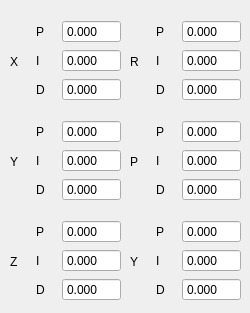
   <widget class="QWidget" name="pos_tab">
    <attribute name="title">
     <string>Tab 1</string>
    </attribute>
    <widget class="QWidget" name="formLayoutWidget_30">
     <property name="geometry">
      <rect>
       <x>10</x>
       <y>120</y>
       <width>111</width>
       <height>84</height>
      </rect>
     </property>
     <layout class="QFormLayout" name="formLayout_32">
      <item row="0" column="1">
       <layout class="QGridLayout" name="gridLayout_47">
        <item row="0" column="1">
         <widget class="QDoubleSpinBox" name="y_pos_p">
          <property name="sizePolicy">
           <sizepolicy hsizetype="Fixed" vsizetype="Fixed">
            <horstretch>0</horstretch>
            <verstretch>0</verstretch>
           </sizepolicy>
          </property>
          <property name="readOnly">
           <bool>true</bool>
          </property>
          <property name="buttonSymbols">
           <enum>QAbstractSpinBox::NoButtons</enum>
          </property>
          <property name="decimals">
           <number>3</number>
          </property>
          <property name="minimum">
           <double>-100.000000000000000</double>
          </property>
          <property name="maximum">
           <double>100.000000000000000</double>
          </property>
         </widget>
        </item>
        <item row="1" column="0">
         <widget class="QLabel" name="label_103">
          <property name="sizePolicy">
           <sizepolicy hsizetype="Minimum" vsizetype="Preferred">
            <horstretch>0</horstretch>
            <verstretch>0</verstretch>
           </sizepolicy>
          </property>
          <property name="text">
           <string>I</string>
          </property>
         </widget>
        </item>
        <item row="0" column="0">
         <widget class="QLabel" name="x_pose_pid_label_34">
          <property name="sizePolicy">
           <sizepolicy hsizetype="Minimum" vsizetype="Preferred">
            <horstretch>0</horstretch>
            <verstretch>0</verstretch>
           </sizepolicy>
          </property>
          <property name="text">
           <string>P</string>
          </property>
         </widget>
        </item>
        <item row="2" column="0">
         <widget class="QLabel" name="label_104">
          <property name="text">
           <string>D</string>
          </property>
         </widget>
        </item>
        <item row="1" column="1">
         <widget class="QDoubleSpinBox" name="y_pos_i">
          <property name="sizePolicy">
           <sizepolicy hsizetype="Fixed" vsizetype="Fixed">
            <horstretch>0</horstretch>
            <verstretch>0</verstretch>
           </sizepolicy>
          </property>
          <property name="readOnly">
           <bool>true</bool>
          </property>
          <property name="buttonSymbols">
           <enum>QAbstractSpinBox::NoButtons</enum>
          </property>
          <property name="decimals">
           <number>3</number>
          </property>
          <property name="minimum">
           <double>-100.000000000000000</double>
          </property>
          <property name="maximum">
           <double>100.000000000000000</double>
          </property>
         </widget>
        </item>
        <item row="2" column="1">
         <widget class="QDoubleSpinBox" name="y_pos_d">
          <property name="sizePolicy">
           <sizepolicy hsizetype="Fixed" vsizetype="Fixed">
            <horstretch>0</horstretch>
            <verstretch>0</verstretch>
           </sizepolicy>
          </property>
          <property name="readOnly">
           <bool>true</bool>
          </property>
          <property name="buttonSymbols">
           <enum>QAbstractSpinBox::NoButtons</enum>
          </property>
          <property name="decimals">
           <number>3</number>
          </property>
          <property name="minimum">
           <double>-100.000000000000000</double>
          </property>
          <property name="maximum">
           <double>100.000000000000000</double>
          </property>
         </widget>
        </item>
       </layout>
      </item>
      <item row="0" column="0">
       <layout class="QVBoxLayout" name="verticalLayout_33">
        <item>
         <spacer name="verticalSpacer_65">
          <property name="orientation">
           <enum>Qt::Vertical</enum>
          </property>
          <property name="sizeHint" stdset="0">
           <size>
            <width>20</width>
            <height>40</height>
           </size>
          </property>
         </spacer>
        </item>
        <item>
         <widget class="QLabel" name="label_105">
          <property name="text">
           <string>Y</string>
          </property>
         </widget>
        </item>
        <item>
         <spacer name="verticalSpacer_66">
          <property name="orientation">
           <enum>Qt::Vertical</enum>
          </property>
          <property name="sizeHint" stdset="0">
           <size>
            <width>20</width>
            <height>40</height>
           </size>
          </property>
         </spacer>
        </item>
       </layout>
      </item>
     </layout>
    </widget>
    <widget class="QWidget" name="formLayoutWidget_28">
     <property name="geometry">
      <rect>
       <x>10</x>
       <y>220</y>
       <width>111</width>
       <height>84</height>
      </rect>
     </property>
     <layout class="QFormLayout" name="formLayout_30">
      <item row="0" column="1">
       <layout class="QGridLayout" name="gridLayout_45">
        <item row="0" column="1">
         <widget class="QDoubleSpinBox" name="z_pos_p">
          <property name="sizePolicy">
           <sizepolicy hsizetype="Fixed" vsizetype="Fixed">
            <horstretch>0</horstretch>
            <verstretch>0</verstretch>
           </sizepolicy>
          </property>
          <property name="readOnly">
           <bool>true</bool>
          </property>
          <property name="buttonSymbols">
           <enum>QAbstractSpinBox::NoButtons</enum>
          </property>
          <property name="decimals">
           <number>3</number>
          </property>
          <property name="minimum">
           <double>-100.000000000000000</double>
          </property>
          <property name="maximum">
           <double>100.000000000000000</double>
          </property>
         </widget>
        </item>
        <item row="1" column="0">
         <widget class="QLabel" name="label_97">
          <property name="sizePolicy">
           <sizepolicy hsizetype="Minimum" vsizetype="Preferred">
            <horstretch>0</horstretch>
            <verstretch>0</verstretch>
           </sizepolicy>
          </property>
          <property name="text">
           <string>I</string>
          </property>
         </widget>
        </item>
        <item row="0" column="0">
         <widget class="QLabel" name="x_pose_pid_label_32">
          <property name="sizePolicy">
           <sizepolicy hsizetype="Minimum" vsizetype="Preferred">
            <horstretch>0</horstretch>
            <verstretch>0</verstretch>
           </sizepolicy>
          </property>
          <property name="text">
           <string>P</string>
          </property>
         </widget>
        </item>
        <item row="2" column="0">
         <widget class="QLabel" name="label_98">
          <property name="text">
           <string>D</string>
          </property>
         </widget>
        </item>
        <item row="1" column="1">
         <widget class="QDoubleSpinBox" name="z_pos_i">
          <property name="sizePolicy">
           <sizepolicy hsizetype="Fixed" vsizetype="Fixed">
            <horstretch>0</horstretch>
            <verstretch>0</verstretch>
           </sizepolicy>
          </property>
          <property name="readOnly">
           <bool>true</bool>
          </property>
          <property name="buttonSymbols">
           <enum>QAbstractSpinBox::NoButtons</enum>
          </property>
          <property name="decimals">
           <number>3</number>
          </property>
          <property name="minimum">
           <double>-100.000000000000000</double>
          </property>
          <property name="maximum">
           <double>100.000000000000000</double>
          </property>
         </widget>
        </item>
        <item row="2" column="1">
         <widget class="QDoubleSpinBox" name="z_pos_d">
          <property name="sizePolicy">
           <sizepolicy hsizetype="Fixed" vsizetype="Fixed">
            <horstretch>0</horstretch>
            <verstretch>0</verstretch>
           </sizepolicy>
          </property>
          <property name="readOnly">
           <bool>true</bool>
          </property>
          <property name="buttonSymbols">
           <enum>QAbstractSpinBox::NoButtons</enum>
          </property>
          <property name="decimals">
           <number>3</number>
          </property>
          <property name="minimum">
           <double>-100.000000000000000</double>
          </property>
          <property name="maximum">
           <double>100.000000000000000</double>
          </property>
         </widget>
        </item>
       </layout>
      </item>
      <item row="0" column="0">
       <layout class="QVBoxLayout" name="verticalLayout_31">
        <item>
         <spacer name="verticalSpacer_61">
          <property name="orientation">
           <enum>Qt::Vertical</enum>
          </property>
          <property name="sizeHint" stdset="0">
           <size>
            <width>20</width>
            <height>40</height>
           </size>
          </property>
         </spacer>
        </item>
        <item>
         <widget class="QLabel" name="label_99">
          <property name="text">
           <string>Z</string>
          </property>
         </widget>
        </item>
        <item>
         <spacer name="verticalSpacer_62">
          <property name="orientation">
           <enum>Qt::Vertical</enum>
          </property>
          <property name="sizeHint" stdset="0">
           <size>
            <width>20</width>
            <height>40</height>
           </size>
          </property>
         </spacer>
        </item>
       </layout>
      </item>
     </layout>
    </widget>
    <widget class="QWidget" name="formLayoutWidget_26">
     <property name="geometry">
      <rect>
       <x>130</x>
       <y>20</y>
       <width>111</width>
       <height>84</height>
      </rect>
     </property>
     <layout class="QFormLayout" name="formLayout_28">
      <item row="0" column="1">
       <layout class="QGridLayout" name="gridLayout_43">
        <item row="0" column="1">
         <widget class="QDoubleSpinBox" name="roll_pos_p">
          <property name="sizePolicy">
           <sizepolicy hsizetype="Fixed" vsizetype="Fixed">
            <horstretch>0</horstretch>
            <verstretch>0</verstretch>
           </sizepolicy>
          </property>
          <property name="readOnly">
           <bool>true</bool>
          </property>
          <property name="buttonSymbols">
           <enum>QAbstractSpinBox::NoButtons</enum>
          </property>
          <property name="decimals">
           <number>3</number>
          </property>
          <property name="minimum">
           <double>-100.000000000000000</double>
          </property>
          <property name="maximum">
           <double>100.000000000000000</double>
          </property>
         </widget>
        </item>
        <item row="1" column="0">
         <widget class="QLabel" name="label_91">
          <property name="sizePolicy">
           <sizepolicy hsizetype="Minimum" vsizetype="Preferred">
            <horstretch>0</horstretch>
            <verstretch>0</verstretch>
           </sizepolicy>
          </property>
          <property name="text">
           <string>I</string>
          </property>
         </widget>
        </item>
        <item row="0" column="0">
         <widget class="QLabel" name="x_pose_pid_label_30">
          <property name="sizePolicy">
           <sizepolicy hsizetype="Minimum" vsizetype="Preferred">
            <horstretch>0</horstretch>
            <verstretch>0</verstretch>
           </sizepolicy>
          </property>
          <property name="text">
           <string>P</string>
          </property>
         </widget>
        </item>
        <item row="2" column="0">
         <widget class="QLabel" name="label_92">
          <property name="text">
           <string>D</string>
          </property>
         </widget>
        </item>
        <item row="1" column="1">
         <widget class="QDoubleSpinBox" name="roll_pos_i">
          <property name="sizePolicy">
           <sizepolicy hsizetype="Fixed" vsizetype="Fixed">
            <horstretch>0</horstretch>
            <verstretch>0</verstretch>
           </sizepolicy>
          </property>
          <property name="readOnly">
           <bool>true</bool>
          </property>
          <property name="buttonSymbols">
           <enum>QAbstractSpinBox::NoButtons</enum>
          </property>
          <property name="decimals">
           <number>3</number>
          </property>
          <property name="minimum">
           <double>-100.000000000000000</double>
          </property>
          <property name="maximum">
           <double>100.000000000000000</double>
          </property>
         </widget>
        </item>
        <item row="2" column="1">
         <widget class="QDoubleSpinBox" name="roll_pos_d">
          <property name="sizePolicy">
           <sizepolicy hsizetype="Fixed" vsizetype="Fixed">
            <horstretch>0</horstretch>
            <verstretch>0</verstretch>
           </sizepolicy>
          </property>
          <property name="readOnly">
           <bool>true</bool>
          </property>
          <property name="buttonSymbols">
           <enum>QAbstractSpinBox::NoButtons</enum>
          </property>
          <property name="decimals">
           <number>3</number>
          </property>
          <property name="minimum">
           <double>-100.000000000000000</double>
          </property>
          <property name="maximum">
           <double>100.000000000000000</double>
          </property>
         </widget>
        </item>
       </layout>
      </item>
      <item row="0" column="0">
       <layout class="QVBoxLayout" name="verticalLayout_29">
        <item>
         <spacer name="verticalSpacer_57">
          <property name="orientation">
           <enum>Qt::Vertical</enum>
          </property>
          <property name="sizeHint" stdset="0">
           <size>
            <width>20</width>
            <height>40</height>
           </size>
          </property>
         </spacer>
        </item>
        <item>
         <widget class="QLabel" name="label_93">
          <property name="text">
           <string>R</string>
          </property>
         </widget>
        </item>
        <item>
         <spacer name="verticalSpacer_58">
          <property name="orientation">
           <enum>Qt::Vertical</enum>
          </property>
          <property name="sizeHint" stdset="0">
           <size>
            <width>20</width>
            <height>40</height>
           </size>
          </property>
         </spacer>
        </item>
       </layout>
      </item>
     </layout>
    </widget>
    <widget class="QWidget" name="formLayoutWidget_27">
     <property name="geometry">
      <rect>
       <x>130</x>
       <y>120</y>
       <width>111</width>
       <height>84</height>
      </rect>
     </property>
     <layout class="QFormLayout" name="formLayout_29">
      <item row="0" column="1">
       <layout class="QGridLayout" name="gridLayout_44">
        <item row="0" column="1">
         <widget class="QDoubleSpinBox" name="pitch_pos_p">
          <property name="sizePolicy">
           <sizepolicy hsizetype="Fixed" vsizetype="Fixed">
            <horstretch>0</horstretch>
            <verstretch>0</verstretch>
           </sizepolicy>
          </property>
          <property name="readOnly">
           <bool>true</bool>
          </property>
          <property name="buttonSymbols">
           <enum>QAbstractSpinBox::NoButtons</enum>
          </property>
          <property name="decimals">
           <number>3</number>
          </property>
          <property name="minimum">
           <double>-100.000000000000000</double>
          </property>
          <property name="maximum">
           <double>100.000000000000000</double>
          </property>
         </widget>
        </item>
        <item row="1" column="0">
         <widget class="QLabel" name="label_94">
          <property name="sizePolicy">
           <sizepolicy hsizetype="Minimum" vsizetype="Preferred">
            <horstretch>0</horstretch>
            <verstretch>0</verstretch>
           </sizepolicy>
          </property>
          <property name="text">
           <string>I</string>
          </property>
         </widget>
        </item>
        <item row="0" column="0">
         <widget class="QLabel" name="x_pose_pid_label_31">
          <property name="sizePolicy">
           <sizepolicy hsizetype="Minimum" vsizetype="Preferred">
            <horstretch>0</horstretch>
            <verstretch>0</verstretch>
           </sizepolicy>
          </property>
          <property name="text">
           <string>P</string>
          </property>
         </widget>
        </item>
        <item row="2" column="0">
         <widget class="QLabel" name="label_95">
          <property name="text">
           <string>D</string>
          </property>
         </widget>
        </item>
        <item row="1" column="1">
         <widget class="QDoubleSpinBox" name="pitch_pos_i">
          <property name="sizePolicy">
           <sizepolicy hsizetype="Fixed" vsizetype="Fixed">
            <horstretch>0</horstretch>
            <verstretch>0</verstretch>
           </sizepolicy>
          </property>
          <property name="readOnly">
           <bool>true</bool>
          </property>
          <property name="buttonSymbols">
           <enum>QAbstractSpinBox::NoButtons</enum>
          </property>
          <property name="decimals">
           <number>3</number>
          </property>
          <property name="minimum">
           <double>-100.000000000000000</double>
          </property>
          <property name="maximum">
           <double>100.000000000000000</double>
          </property>
         </widget>
        </item>
        <item row="2" column="1">
         <widget class="QDoubleSpinBox" name="pitch_pos_d">
          <property name="sizePolicy">
           <sizepolicy hsizetype="Fixed" vsizetype="Fixed">
            <horstretch>0</horstretch>
            <verstretch>0</verstretch>
           </sizepolicy>
          </property>
          <property name="readOnly">
           <bool>true</bool>
          </property>
          <property name="buttonSymbols">
           <enum>QAbstractSpinBox::NoButtons</enum>
          </property>
          <property name="decimals">
           <number>3</number>
          </property>
          <property name="minimum">
           <double>-100.000000000000000</double>
          </property>
          <property name="maximum">
           <double>100.000000000000000</double>
          </property>
         </widget>
        </item>
       </layout>
      </item>
      <item row="0" column="0">
       <layout class="QVBoxLayout" name="verticalLayout_30">
        <item>
         <spacer name="verticalSpacer_59">
          <property name="orientation">
           <enum>Qt::Vertical</enum>
          </property>
          <property name="sizeHint" stdset="0">
           <size>
            <width>20</width>
            <height>40</height>
           </size>
          </property>
         </spacer>
        </item>
        <item>
         <widget class="QLabel" name="label_96">
          <property name="text">
           <string>P</string>
          </property>
         </widget>
        </item>
        <item>
         <spacer name="verticalSpacer_60">
          <property name="orientation">
           <enum>Qt::Vertical</enum>
          </property>
          <property name="sizeHint" stdset="0">
           <size>
            <width>20</width>
            <height>40</height>
           </size>
          </property>
         </spacer>
        </item>
       </layout>
      </item>
     </layout>
    </widget>
    <widget class="QWidget" name="formLayoutWidget_29">
     <property name="geometry">
      <rect>
       <x>130</x>
       <y>220</y>
       <width>111</width>
       <height>84</height>
      </rect>
     </property>
     <layout class="QFormLayout" name="formLayout_31">
      <item row="0" column="1">
       <layout class="QGridLayout" name="gridLayout_46">
        <item row="0" column="1">
         <widget class="QDoubleSpinBox" name="yaw_pos_p">
          <property name="sizePolicy">
           <sizepolicy hsizetype="Fixed" vsizetype="Fixed">
            <horstretch>0</horstretch>
            <verstretch>0</verstretch>
           </sizepolicy>
          </property>
          <property name="readOnly">
           <bool>true</bool>
          </property>
          <property name="buttonSymbols">
           <enum>QAbstractSpinBox::NoButtons</enum>
          </property>
          <property name="decimals">
           <number>3</number>
          </property>
          <property name="minimum">
           <double>-100.000000000000000</double>
          </property>
          <property name="maximum">
           <double>100.000000000000000</double>
          </property>
         </widget>
        </item>
        <item row="1" column="0">
         <widget class="QLabel" name="label_100">
          <property name="sizePolicy">
           <sizepolicy hsizetype="Minimum" vsizetype="Preferred">
            <horstretch>0</horstretch>
            <verstretch>0</verstretch>
           </sizepolicy>
          </property>
          <property name="text">
           <string>I</string>
          </property>
         </widget>
        </item>
        <item row="0" column="0">
         <widget class="QLabel" name="x_pose_pid_label_33">
          <property name="sizePolicy">
           <sizepolicy hsizetype="Minimum" vsizetype="Preferred">
            <horstretch>0</horstretch>
            <verstretch>0</verstretch>
           </sizepolicy>
          </property>
          <property name="text">
           <string>P</string>
          </property>
         </widget>
        </item>
        <item row="2" column="0">
         <widget class="QLabel" name="label_101">
          <property name="text">
           <string>D</string>
          </property>
         </widget>
        </item>
        <item row="1" column="1">
         <widget class="QDoubleSpinBox" name="yaw_pos_i">
          <property name="sizePolicy">
           <sizepolicy hsizetype="Fixed" vsizetype="Fixed">
            <horstretch>0</horstretch>
            <verstretch>0</verstretch>
           </sizepolicy>
          </property>
          <property name="readOnly">
           <bool>true</bool>
          </property>
          <property name="buttonSymbols">
           <enum>QAbstractSpinBox::NoButtons</enum>
          </property>
          <property name="decimals">
           <number>3</number>
          </property>
          <property name="minimum">
           <double>-100.000000000000000</double>
          </property>
          <property name="maximum">
           <double>100.000000000000000</double>
          </property>
         </widget>
        </item>
        <item row="2" column="1">
         <widget class="QDoubleSpinBox" name="yaw_pos_d">
          <property name="sizePolicy">
           <sizepolicy hsizetype="Fixed" vsizetype="Fixed">
            <horstretch>0</horstretch>
            <verstretch>0</verstretch>
           </sizepolicy>
          </property>
          <property name="readOnly">
           <bool>true</bool>
          </property>
          <property name="buttonSymbols">
           <enum>QAbstractSpinBox::NoButtons</enum>
          </property>
          <property name="decimals">
           <number>3</number>
          </property>
          <property name="minimum">
           <double>-100.000000000000000</double>
          </property>
          <property name="maximum">
           <double>100.000000000000000</double>
          </property>
         </widget>
        </item>
       </layout>
      </item>
      <item row="0" column="0">
       <layout class="QVBoxLayout" name="verticalLayout_32">
        <item>
         <spacer name="verticalSpacer_63">
          <property name="orientation">
           <enum>Qt::Vertical</enum>
          </property>
          <property name="sizeHint" stdset="0">
           <size>
            <width>20</width>
            <height>40</height>
           </size>
          </property>
         </spacer>
        </item>
        <item>
         <widget class="QLabel" name="label_102">
          <property name="text">
           <string>Y</string>
          </property>
         </widget>
        </item>
        <item>
         <spacer name="verticalSpacer_64">
          <property name="orientation">
           <enum>Qt::Vertical</enum>
          </property>
          <property name="sizeHint" stdset="0">
           <size>
            <width>20</width>
            <height>40</height>
           </size>
          </property>
         </spacer>
        </item>
       </layout>
      </item>
     </layout>
    </widget>
    <widget class="QWidget" name="formLayoutWidget_25">
     <property name="geometry">
      <rect>
       <x>10</x>
       <y>20</y>
       <width>111</width>
       <height>84</height>
      </rect>
     </property>
     <layout class="QFormLayout" name="formLayout_27">
      <item row="0" column="1">
       <layout class="QGridLayout" name="gridLayout_42">
        <item row="0" column="1">
         <widget class="QDoubleSpinBox" name="x_pos_p">
          <property name="sizePolicy">
           <sizepolicy hsizetype="Fixed" vsizetype="Fixed">
            <horstretch>0</horstretch>
            <verstretch>0</verstretch>
           </sizepolicy>
          </property>
          <property name="readOnly">
           <bool>true</bool>
          </property>
          <property name="buttonSymbols">
           <enum>QAbstractSpinBox::NoButtons</enum>
          </property>
          <property name="decimals">
           <number>3</number>
          </property>
          <property name="minimum">
           <double>-100.000000000000000</double>
          </property>
          <property name="maximum">
           <double>100.000000000000000</double>
          </property>
         </widget>
        </item>
        <item row="1" column="0">
         <widget class="QLabel" name="label_88">
          <property name="sizePolicy">
           <sizepolicy hsizetype="Minimum" vsizetype="Preferred">
            <horstretch>0</horstretch>
            <verstretch>0</verstretch>
           </sizepolicy>
          </property>
          <property name="text">
           <string>I</string>
          </property>
         </widget>
        </item>
        <item row="0" column="0">
         <widget class="QLabel" name="x_pose_pid_label_29">
          <property name="sizePolicy">
           <sizepolicy hsizetype="Minimum" vsizetype="Preferred">
            <horstretch>0</horstretch>
            <verstretch>0</verstretch>
           </sizepolicy>
          </property>
          <property name="text">
           <string>P</string>
          </property>
         </widget>
        </item>
        <item row="2" column="0">
         <widget class="QLabel" name="label_89">
          <property name="text">
           <string>D</string>
          </property>
         </widget>
        </item>
        <item row="1" column="1">
         <widget class="QDoubleSpinBox" name="x_pos_i">
          <property name="sizePolicy">
           <sizepolicy hsizetype="Fixed" vsizetype="Fixed">
            <horstretch>0</horstretch>
            <verstretch>0</verstretch>
           </sizepolicy>
          </property>
          <property name="readOnly">
           <bool>true</bool>
          </property>
          <property name="buttonSymbols">
           <enum>QAbstractSpinBox::NoButtons</enum>
          </property>
          <property name="decimals">
           <number>3</number>
          </property>
          <property name="minimum">
           <double>-100.000000000000000</double>
          </property>
          <property name="maximum">
           <double>100.000000000000000</double>
          </property>
         </widget>
        </item>
        <item row="2" column="1">
         <widget class="QDoubleSpinBox" name="x_pos_d">
          <property name="sizePolicy">
           <sizepolicy hsizetype="Fixed" vsizetype="Fixed">
            <horstretch>0</horstretch>
            <verstretch>0</verstretch>
           </sizepolicy>
          </property>
          <property name="readOnly">
           <bool>true</bool>
          </property>
          <property name="buttonSymbols">
           <enum>QAbstractSpinBox::NoButtons</enum>
          </property>
          <property name="decimals">
           <number>3</number>
          </property>
          <property name="minimum">
           <double>-100.000000000000000</double>
          </property>
          <property name="maximum">
           <double>100.000000000000000</double>
          </property>
         </widget>
        </item>
       </layout>
      </item>
      <item row="0" column="0">
       <layout class="QVBoxLayout" name="verticalLayout_28">
        <item>
         <spacer name="verticalSpacer_55">
          <property name="orientation">
           <enum>Qt::Vertical</enum>
          </property>
          <property name="sizeHint" stdset="0">
           <size>
            <width>20</width>
            <height>40</height>
           </size>
          </property>
         </spacer>
        </item>
        <item>
         <widget class="QLabel" name="label_90">
          <property name="text">
           <string>X</string>
          </property>
         </widget>
        </item>
        <item>
         <spacer name="verticalSpacer_56">
          <property name="orientation">
           <enum>Qt::Vertical</enum>
          </property>
          <property name="sizeHint" stdset="0">
           <size>
            <width>20</width>
            <height>40</height>
           </size>
          </property>
         </spacer>
        </item>
       </layout>
      </item>
     </layout>
    </widget>
   </widget>
